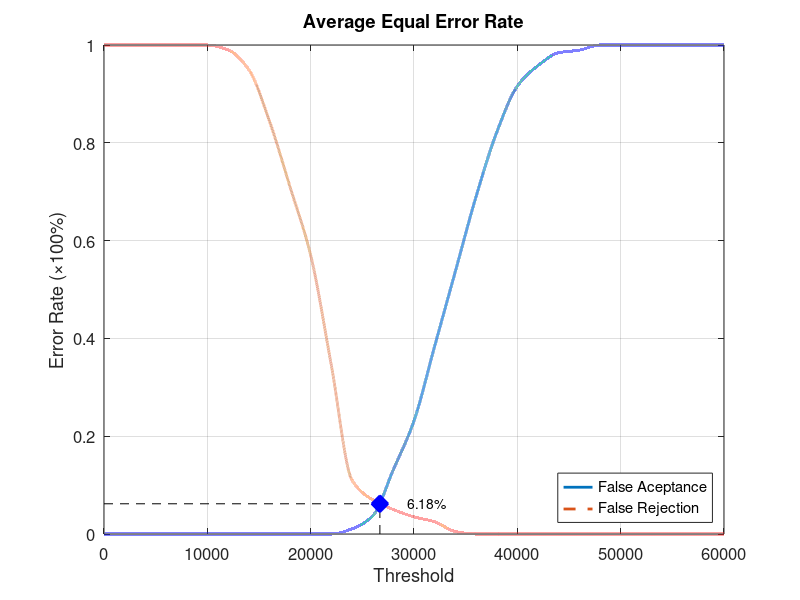
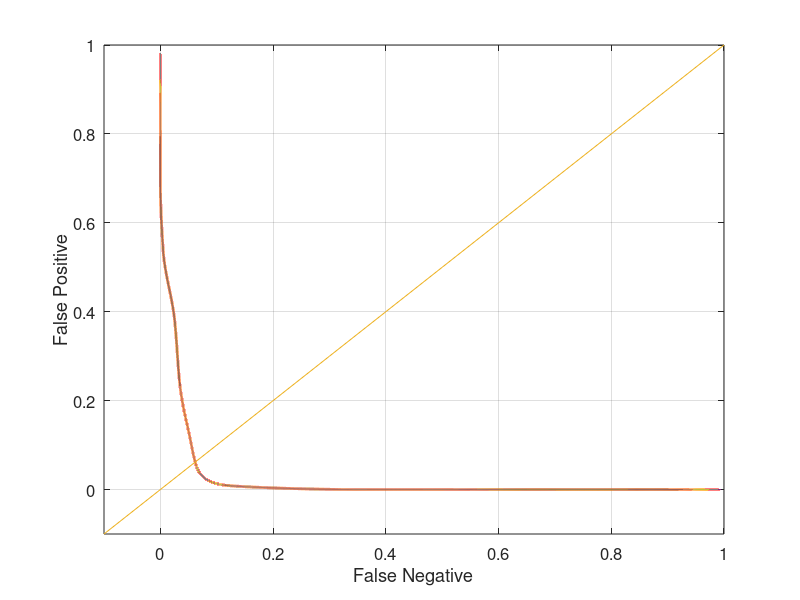

Reproduce these figures in MATLAB, in order.
function yEER = Database1_2
close all;
clear;
clc;
x = 0:2000:60000;
xq = 0:0.5:60000;

y0 = [0 0 0 0 0 0 0 0 0 0 0 0 0.0105263 0.0368421 0.131579 0.231579 0.384211 0.536842 0.689474 0.821053 0.915789 0.957895 0.984211 0.989474 1 1 1 1 1 1 1];
yy0 = interp1(x, y0, xq, 'pchip');
y1 = [1 1 1 1 1 1 0.99 0.95 0.845 0.71 0.57 0.345 0.11 0.07 0.05 0.035 0.025 0.005 0 0 0 0 0 0 0 0 0 0 0 0 0];
yy1 = interp1(x, y1, xq, 'pchip');

% Calculating EER: 
y2 = abs(y0 - y1);
find(y2 == min(y2))
yy2 = abs(yy0 - yy1);
xEER = find(yy2 == min(yy2));
xEERIndex = xq(xEER) % X-axis EER
yEER = yy0(xEER) % Y-axis EER

main = figure
plot(xq, yy0,'-','LineWidth', 2);	hold on
plot(xq, yy1,'--','LineWidth', 2);	hold on
plot([xEERIndex xEERIndex], [0 yEER], 'k--');	hold on
plot([0 xEERIndex], [yEER yEER], 'k--');	hold on
plot(xEERIndex, yEER, 'bx', 'LineWidth', 10);	hold on
text(xEERIndex + 10 * xEERIndex / 100, yEER, [num2str(round((10000 * yEER)) / 100) '%'])
legend('False Aceptance', 'False Rejection', 'Location', 'SouthEast')
xlabel('Threshold')
ylabel('Error Rate (\times100%)')
title('Average Equal Error Rate')
set(gca, 'FontSize', 12)
axis([0 60000 0 1])
grid on

print(main, 'Database1_2Main', '-dpng');
FNRxFPR = figure('Color', [1 1 1]);
plot(yy1, yy0, '-', yy1, yy0, 'LineWidth', 2);
hold on
y = -0.1:0.1:1
plot(y, y); 
set(gca, 'FontSize', 12)
xlabel('False Negative')
ylabel('False Positive')
axis([-0.1 1 -0.1 1])
set(gca, 'FontSize', 12)
grid on

print(FNRxFPR, 'Database1_2FNRxFPR','-dpng');
end
